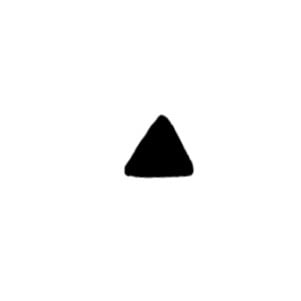
#> input picture Modulo5/img/triangulo.jpg, 301 x 301 px
$ jupyter execute analisis_coseno.ipynb
#> lines starting #> are read from the running program, lines starting #| are printed output that depends on the picture
# Transformada Discreta del Coseno

[cell 1]
import cv2
import numpy as np
import matplotlib.pyplot as plt
from mpl_toolkits.mplot3d import Axes3D

[cell 2]
f = 8
t = np.linspace(0, 1, 100)
real_part = np.cos(2*np.pi*f*t)
imag_part = np.sin(2*np.pi*f*t)

theta = np.linspace(0, 2*np.pi, 100)
r = np.cos(theta)
i = np.sin(theta)

[cell 3]
import numpy as np
import matplotlib.pyplot as plt

fig = plt.figure(figsize=(20, 8))

# Primer subplot: 3D (e^-jwt)
ax = fig.add_subplot(1, 2, 1, projection='3d')
ax.plot3D(real_part, imag_part, t, 'green')
ax.set_xlabel('Real')
ax.set_ylabel('Imaginario')
ax.set_zlabel('Tiempo')
ax.set_title('Gráfica e^-jwt')

# Segundo subplot: Plano complejo
ax2 = fig.add_subplot(1, 2, 2)
ax2.plot(r, i, 'b-', linewidth=2, label='Señal en plano complejo')

# Dibujar ejes del plano complejo
ax2.axhline(y=0, color='k', linestyle='-', linewidth=0.5, alpha=0.7)  # Eje real
ax2.axvline(x=0, color='k', linestyle='-', linewidth=0.5, alpha=0.7)  # Eje imaginario

angle = np.pi/4  # 45 grados
x_diag = np.linspace(0, 1, 100)
y_diag = x_diag * np.tan(angle)
ax2.plot(x_diag, y_diag, 'r--', linewidth=2)

# Configurar el gráfico
ax2.set_xlabel('Parte Real', fontsize=12)
ax2.set_ylabel('Parte Imaginaria', fontsize=12)
ax2.set_title('Plano Complejo - Representación de la señal', fontsize=14)
ax2.grid(True, alpha=0.3)
ax2.set_aspect('equal')  # Para que el círculo se vea como círculo, no elipse
ax2.legend(loc='upper right')

# Ajustar límites para ver bien el círculo unitario
max_val = 1.2
ax2.set_xlim(-max_val, max_val)
ax2.set_ylim(-max_val, max_val)

plt.tight_layout()
plt.show()
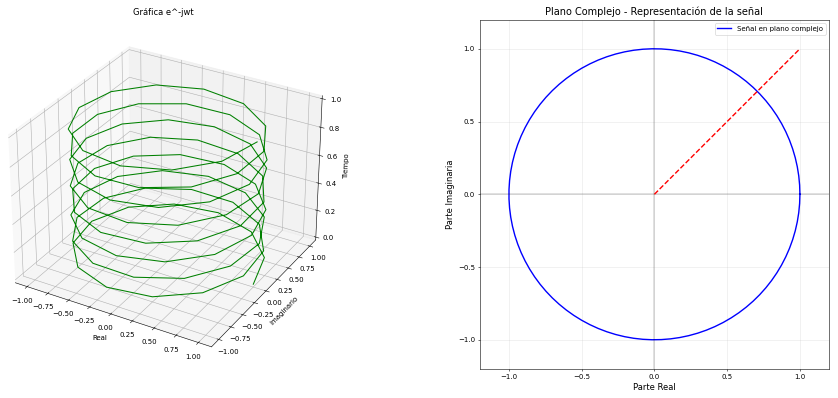
#> figure drawn by matplotlib, 2 panels

[cell 4]
img = cv2.imread("img/triangulo.jpg", cv2.IMREAD_GRAYSCALE)
#> img is the input picture: shape (301, 301); min 0, max 255, mean 247.4
img = np.float32(img)
dct = cv2.dct(img)
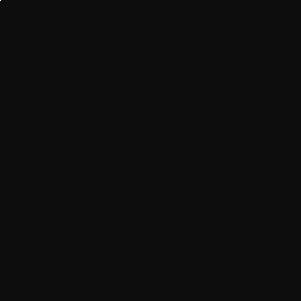
#> dct: shape (301, 301) float32; min -4013.6, max 74469.3, mean 0.8; drawn with min black and max white
dct_abs = np.abs(dct)
dct_spec = np.log(dct_abs + 1)
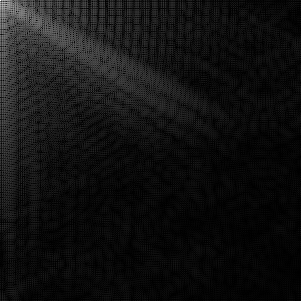
#> dct_spec: shape (301, 301) float32; min 2.01e-05, max 11.22, mean 0.789; drawn with min black and max white

fft = np.fft.fft2(img)
fft_2 = np.fft.fftshift(fft)
fft_abs = np.abs(fft)
fft_spec = np.log(fft_abs + 1)
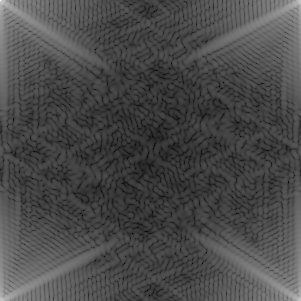
#> fft_spec: shape (301, 301) float64; min 1.02, max 16.93, mean 5.66; drawn with min black and max white

fft_abs_2 = np.abs(fft_2)
fft_spec_2 = np.log(fft_abs_2 + 1)
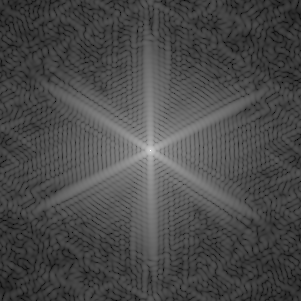
#> fft_spec_2: shape (301, 301) float64; min 1.02, max 16.93, mean 5.66; drawn with min black and max white

n,m = fft_spec.shape
#> n = 301; m = 301
fft_spec_seg = fft_spec_2[0:n//2, :]#0:m//2]
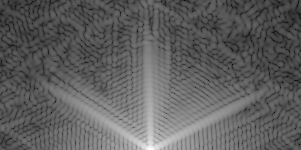
#> fft_spec_seg: shape (150, 301) float64; min 1.02, max 13.39, mean 5.66; drawn with min black and max white

fft_phase = np.angle(fft_2)
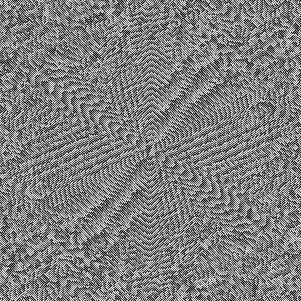
#> fft_phase: shape (301, 301) float64; min -3.14, max 3.14, mean -5.19e-17; drawn with min black and max white

[cell 5]
h = ( (fft_phase + np.pi) / (2 * np.pi) * 179 ).astype(np.uint8)
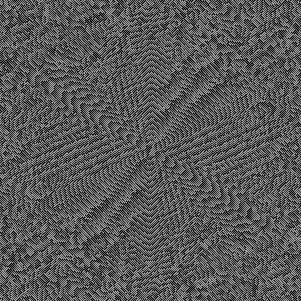
#> h: shape (301, 301); min 0, max 178, mean 89
s = np.uint8(255 * np.ones_like(fft_phase))
v = cv2.normalize(fft_spec_2, None, 0, 255, cv2.NORM_MINMAX).astype(np.uint8)

mag_phase = cv2.merge([h, s, v])
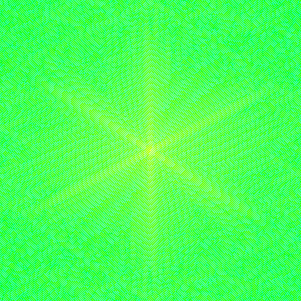
#> mag_phase: shape (301, 301, 3); mean of channels 0, 1, 2 89, 255, 73.9; drawn as B, G, R
mag_phase_RGB = cv2.cvtColor(mag_phase, cv2.COLOR_HSV2RGB)
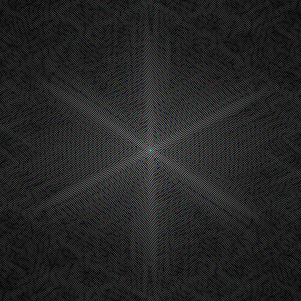
#> mag_phase_RGB: shape (301, 301, 3); mean R, G, B 36.6, 37, 37

[cell 6]
fig, axs = plt.subplots(2,3, figsize=(12,8))

axs[0,0].imshow(img, cmap="gray")
axs[0,0].set_title("Imagen Original")

axs[0,1].imshow(dct_spec, cmap="gray")
axs[0,1].set_title("DCT")

axs[0,2].imshow(fft_spec, cmap="gray")
axs[0,2].set_title("DFT")

axs[1,0].imshow(fft_spec_2, cmap="gray")
axs[1,0].set_title("DFT Centrado")

axs[1,1].imshow(fft_spec_seg, cmap="gray")
axs[1,1].set_title("DFT Centrado (Relevante)")

axs[1,2].imshow(fft_phase, cmap="gray")
axs[1,2].set_title("DFT Fase")

plt.tight_layout()
plt.show()

$ run again, with Modulo5/img/espiral.jpg copied over Modulo5/img/triangulo.jpg
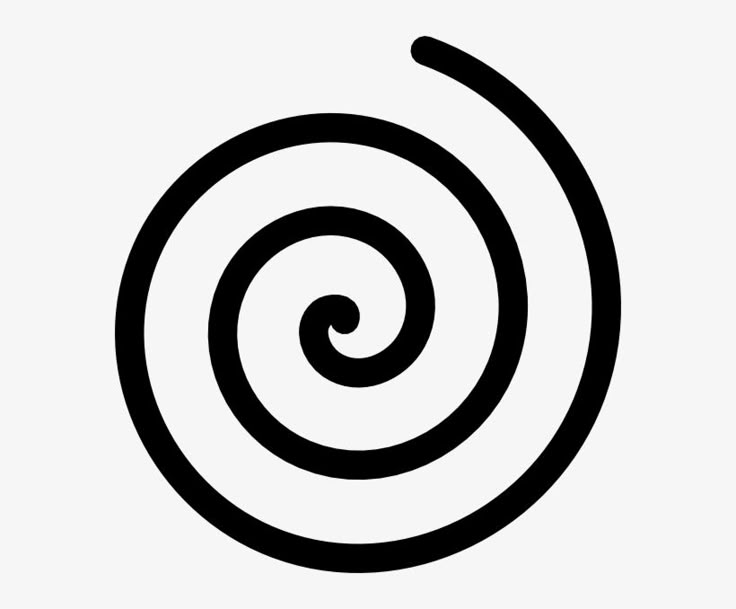
#> input picture Modulo5/img/espiral.jpg, 736 x 609 px
#> img is the input picture: shape (609, 736); min 0, max 255, mean 203
#> `mag_phase = cv2.merge([h, s, v])`:
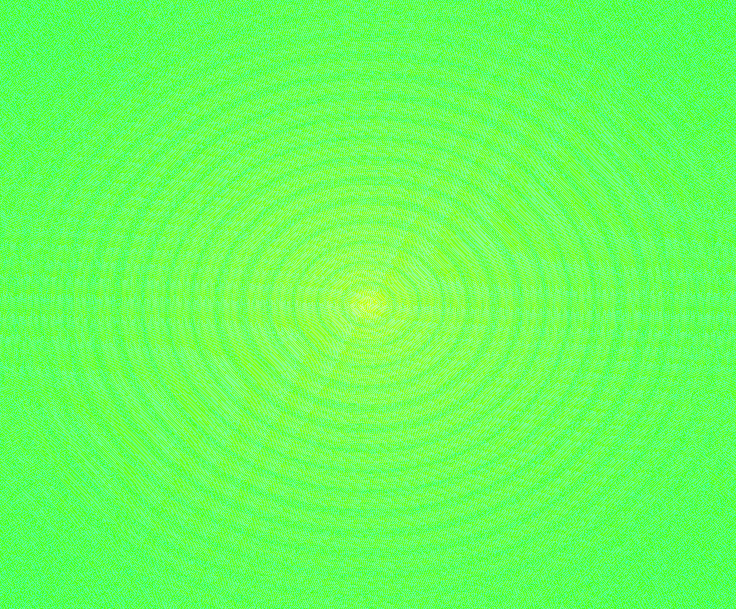
#> mag_phase: shape (609, 736, 3); mean of channels 0, 1, 2 89, 255, 103; drawn as B, G, R
#> `mag_phase_RGB = cv2.cvtColor(mag_phase, cv2.COLOR_HSV2RGB)`:
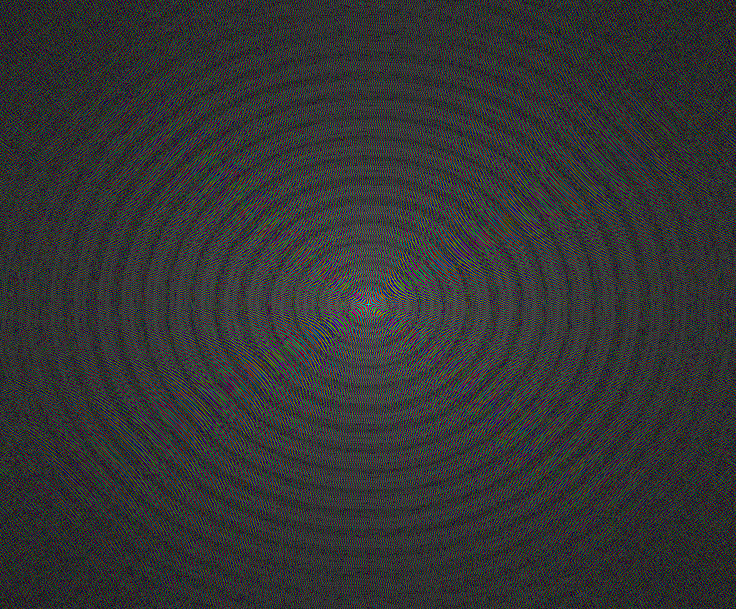
#> mag_phase_RGB: shape (609, 736, 3); mean R, G, B 51, 51.6, 51.6
